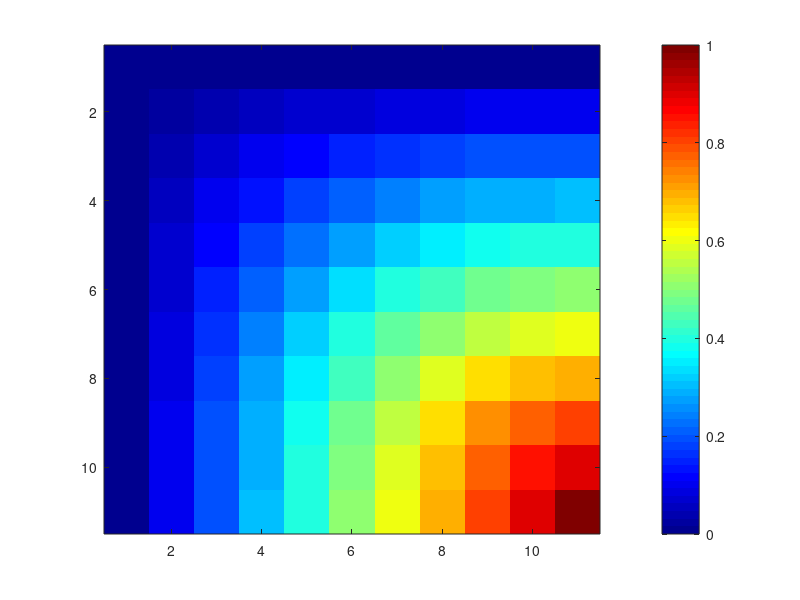

This chart was generated by the following MATLAB code:
% copula
% https://bochang.me/blog/posts/copula/
close all; clc; clear;

alpha=0.5;
n=10;
x=0:1/n:1;
y=x;
[X,Y]=meshgrid(x,y);
% alpha=0.5; C = min(X,Y).*max(X,Y).^(1-alpha);
delta = 2;
C = 1-((1-X).^delta+(1-Y).^delta-(1-X).^delta.*(1-Y).^delta).^(1/delta);


figure
imagesc(C)
colormap jet
colorbar

